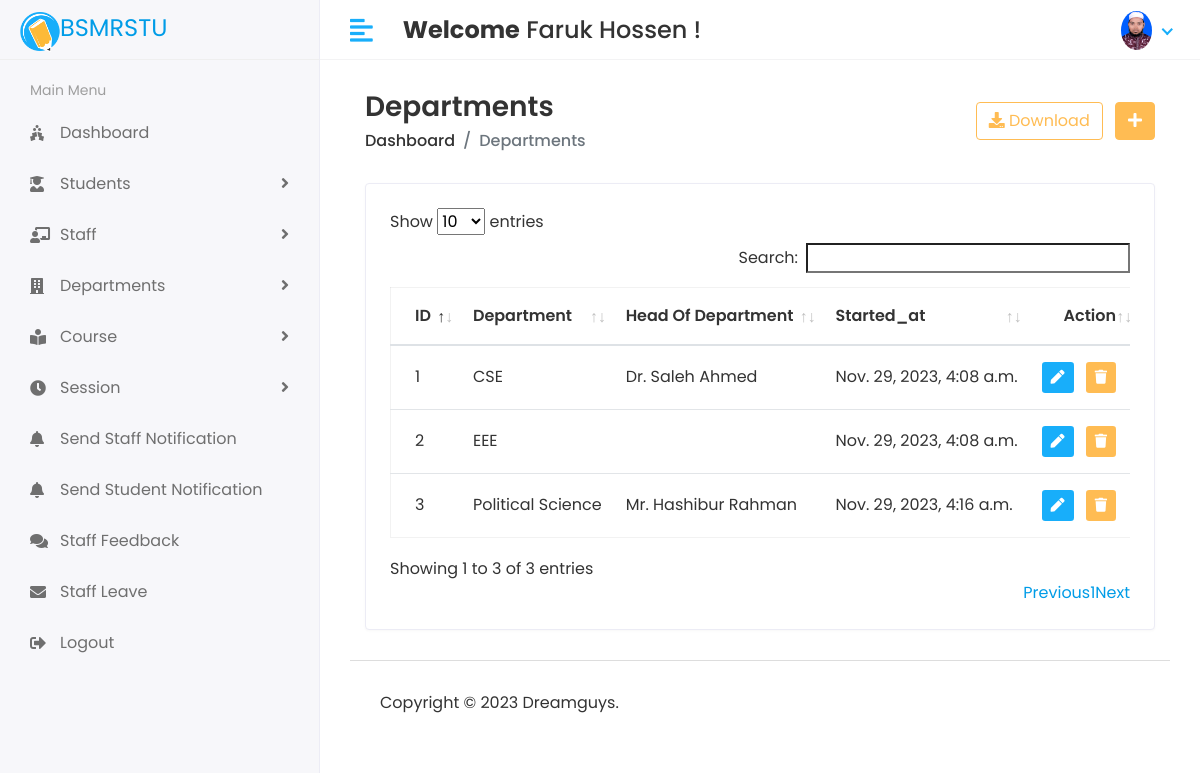
The page /HOD/Department/View (signed in) on the database its author committed.
### app/models.py (models this page shows, shortened)
class CustomUser(AbstractUser):
    USER=((1, 'HOD'),
          (2,'STAFF'),
          (3,'STUDENT')
    )
    user_type=models.CharField(choices=USER,max_length=58,default=1)
    profile_pic=models.ImageField(upload_to='media/profile_pic')

class Department(models.Model):
    dept_name=models.CharField(max_length=100)
    hod_name = models.CharField(max_length=100,default=" ")
    started_at=models.DateTimeField(auto_now_add=True)

### Student_Management_System/HOD_views.py (the view)
# urls.py: path('HOD/Department/View',HOD_views.VIEW_DEPARTMENT,name='view_department'),
@login_required(login_url='/')
def VIEW_DEPARTMENT(request):
    department=Department.objects.all()
    context={
        'department': department,
    }
    return render(request,'HOD/view_department.html',context)

### templates/HOD/view_department.html (shortened to what this page needs)
{% extends 'base.html' %}
{% block content %}
<div class="content container-fluid">
               <div class="page-header">
                  <div class="row align-items-center">
                     <div class="col">
                        <h3 class="page-title">Departments</h3>
                        <ul class="breadcrumb">
                           <li class="breadcrumb-item"><a href="index.html">Dashboard</a></li>
                           <li class="breadcrumb-item active">Departments</li>
                        </ul>
                     </div>
                     <div class="col-auto text-right float-right ml-auto">
                        <a href="#" class="btn btn-outline-primary mr-2"><i class="fas fa-download"></i> Download</a>
                        <a href="add-student.html" class="btn btn-primary"><i class="fas fa-plus"></i></a>
                     </div>
                  </div>
               </div>
               <div class="row">
                  <div class="col-sm-12">
                     <div class="card card-table">
                        <div class="card-body">
                           <div class="table-responsive">
                              <table id="table_id" class="table table-hover table-center mb-0 ">
                                 <thead>
                                    <tr>
                                       <th>ID</th>
                                       <th>Department</th>
                                       <th>Head Of Department</th>
                                       <th>Started_at</th>
                                       <th class="text-right">Action</th>
                                    </tr>
                                 </thead>
                                 <tbody>
                                 {% for i in department %}
                                    <tr>
                                       <td>{{i.id}}</td>
                                       <td>{{i.dept_name}}</td>
                                       <td>{{i.hod_name}}</td>
                                       <td>{{i.started_at}}</td>
                                       <td class="text-right">
                                          <div class="actions">
                                             <a href="{% url 'edit_department' i.id %}" class="btn btn-sm bg-success-light mr-2">
                                             <i class="fas fa-pen"></i>
                                             </a>
                                             <a href="{% url 'delete_department' i.id %} " class="btn btn-sm bg-danger-light">
                                             <i class="fas fa-trash"></i>
                                             </a>
                                          </div>
                                       </td>
                                    </tr>
                                 {% endfor %}
                                 </tbody>
                              </table>
                           </div>
                        </div>
                     </div>
                  </div>
               </div>
            </div>
{% endblock %}

### templates/includes/header.html (shortened to what this page needs)
{% load static %}
<div class="header">
            <div class="header-left">
               <a href="#" class="logo">
               <img src="{% static 'assets/img/logo-small.png' %}" alt="Logo"><font size="+2">BSMRSTU</font>
               </a>
            </div>
            <a href="javascript:void(0);" id="toggle_btn">
            <i class="fas fa-align-left"></i>
            </a>
            <div class="top-nav-search mt-3">
               <h4><strong>Welcome</strong>&nbsp;<span>{{user.first_name}}&nbsp;{{user.last_name}}&nbsp;!</span></h4>
            </div>
            <ul class="nav user-menu">
               <li class="nav-item dropdown has-arrow">
                  <a href="#" class="dropdown-toggle nav-link" data-toggle="dropdown">
                     {% if user.profile_pic == "" %}
                     <span class="user-img"><img class="rounded-circle" src="{% static 'assets/img/no-user-image.gif' %}" width="31" alt=""></span>
                     {% else %}
                  <span class="user-img"><img class="rounded-circle" src="/{{user.profile_pic}}" width="31" alt=""></span>
                     {% endif %}
                  </a>
               </li>
            </ul>
         </div>

### static/assets/css/style.css (style rules this page uses)
html { height: 100%; }
body { background-color: #fff; color: #333; font-family: 'Poppins', sans-serif; font-size: 1rem; height: 100%; line-height: 1.5; overflow-x: hidden; }
h1, h2, h3, h4, h5, h6 { font-family: 'Poppins', sans-serif; margin-top: 0; }
a { color: #009ce7; }
input, button, a { transition: all 0.4s ease; -moz-transition: all 0.4s ease; -o-transition: all 0.4s ease; -ms-transition: all 0.4s ease; -webkit-transition: all 0.4s ease; }
ul, ol { padding: 0px; list-style: none; }
.table { color: #333; max-width: 100%; margin-bottom: 0; width: 100%; }
.table.dataTable { border-collapse: collapse !important; border: 1px solid rgba(0, 0, 0, 0.05); }
.table thead tr th { font-weight: 600; }
.table tbody tr { border-bottom: 1px solid rgba(0, 0, 0, 0.05); }
.table.table-center td, .table.table-center th { vertical-align: middle; }
.card-table .card-body .table > thead > tr > th { border-top: 0; }
.card-table .card-body .table tr td:first-child, .card-table .card-body .table tr th:first-child { padding-left: 1.5rem; }
.card-table .card-body .table tr td:last-child, .card-table .card-body .table tr th:last-child { padding-right: 1.5rem; }
.card-table .table td, .card-table .table th { border-top: 1px solid #e2e5e8; padding: 1rem 0.75rem; white-space: nowrap; }
.btn-primary { background-color: #FFBC53; border: 1px solid #FFBC53; }
.btn-outline-primary { color: #FFBC53; border-color: #FFBC53; }
.card { border: 1px solid #ececf5; box-shadow: 0 1px 3px 0 rgba(0, 0, 0, 0.03); margin-bottom: 1.875rem; }
.card-body { padding: 1.5rem; }
.bg-danger-light { background-color:#FFBC53 !important; color:#fff !important; }
.bg-success-light { background-color: #18aefa; color: #fff; }
.header { background-color: #fff; border-bottom: 1px solid #f3f3f4; left: 0; position: fixed; right: 0; top: 0; z-index: 1001; height: 60px; }
.header .header-left { float: left; height: 60px; padding: 0 20px; position: relative; width: 320px; z-index: 1; transition: all 0.2s ease-in-out; background-color: #f7f7fa; border-bottom: 1px solid #efefef; border-right: 1px solid #ececf5; display: flex; align-items: center; }
.header .header-left .logo { display: inline-block; line-height: 60px; }
.header .header-left .logo img { max-height: 40px; width: auto; }
.header .dropdown-toggle:after { display: none; }
.header .has-arrow .dropdown-toggle:after { border-top: 0; border-left: 0; border-bottom: 2px solid #18aefa; border-right: 2px solid #18aefa; content: ''; height: 8px; display: inline-block; pointer-events: none; -webkit-transform-origin: 66% 66%; -ms-transform-origin: 66% 66%; transform-origin: 66% 66%; -webkit-transform: rotate(45deg); -ms-transform: rotate(45deg); transform: rotate(45deg); -webkit-transition: all 0.15s ease-in-out; transition: all 0.15s ease-in-out; width: 8px; vertical-align: 0px; }
.user-menu { float: right; margin: 0; position: relative; z-index: 99; padding-right: 15px; }
.user-menu.nav > li > a { color: #a0a0a0; font-size: 14px; line-height: 58px; padding: 0 15px; height: 60px; }
.user-img { margin-right: 3px; position: relative; }
.top-nav-search { float: left; margin-left: 15px; }
.page-header { margin-bottom: 1.875rem; }
.page-header .breadcrumb { background-color: transparent; color: #6c757d; font-size: 1rem; font-weight: 500; margin-bottom: 0; padding: 0; }
.page-header .breadcrumb a { color: #333; }
.page-title { font-size: 28px; font-weight: 600; color: #333; margin-bottom: 5px; }
@media (min-width: 992px) { #toggle_btn { align-items: center; color: #18aefa; display: inline-flex; float: left; font-size: 26px; height: 60px; justify-content: center; margin-left: 15px; padding: 0 15px; } }

### rows shown on the page
CustomUser: first_name "Faruk", last_name "Hossen", profile_pic (picture)
Department: id "1", dept_name "CSE", hod_name "Dr. Saleh Ahmed", started_at "Nov. 29, 2023, 4:08 a.m."
Department: id "2", dept_name "EEE", started_at "Nov. 29, 2023, 4:08 a.m."
Department: id "3", dept_name "Political Science", hod_name "Mr. Hashibur Rahman", started_at "Nov. 29, 2023, 4:16 a.m."
